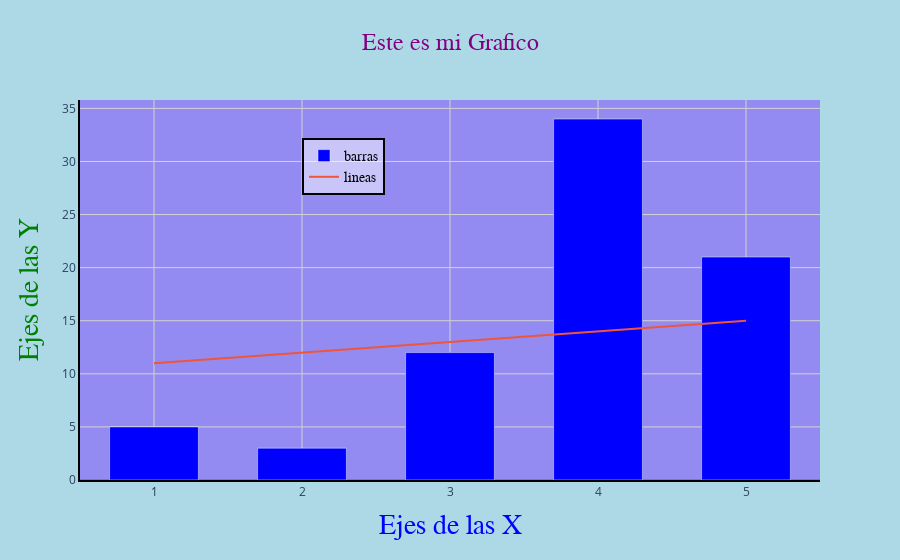

The notebook cell this image was saved under:
### Code cell
fig.update_layout( title=dict(text='Este es mi Grafico', font=dict(size=24, color='purple', family='Courier New'), x=0.5, xanchor='center' ))

fig.update_layout( xaxis_title=dict( font=dict(size=28, color='blue', family='Courier New')))
fig.update_layout( yaxis_title=dict( font=dict(size=28, color='green', family='Courier New')))

### Figure 1 — Plotly figure (JSON) as saved in the notebook; plotly's stock layout.template omitted (floating-point values rounded to 4 significant figures)
{"data": [{"marker": {"color": "blue"}, "name": "barras", "type": "bar", "x": [1, 2, 3, 4, 5], "y": [5, 3, 12, 34, 21]}, {"mode": "lines", "name": "lineas", "type": "scatter", "x": [1, 2, 3, 4, 5], "y": [11, 12, 13, 14, 15]}], "layout": {"bargap": 0.4, "legend": {"bgcolor": "rgba(255,255,255,0.5)", "bordercolor": "black", "borderwidth": 2, "font": {"color": "black", "family": "Arial", "size": 14}, "x": 0.3, "y": 0.9}, "paper_bgcolor": "lightblue", "plot_bgcolor": "rgba(123,65,789,0.5)", "title": {"font": {"color": "purple", "family": "Courier New", "size": 24}, "text": "Este es mi Grafico", "x": 0.5, "xanchor": "center"}, "xaxis": {"gridcolor": "lightgray", "linecolor": "black", "linewidth": 2, "showgrid": true, "showline": true, "title": {"font": {"color": "blue", "family": "Courier New", "size": 28}, "text": "Ejes de las X"}, "zeroline": true, "zerolinecolor": "gray"}, "yaxis": {"gridcolor": "lightgray", "linecolor": "black", "linewidth": 2, "showgrid": true, "showline": true, "title": {"font": {"color": "green", "family": "Courier New", "size": 28}, "text": "Ejes de las Y"}, "zeroline": true, "zerolinecolor": "gray"}}}
